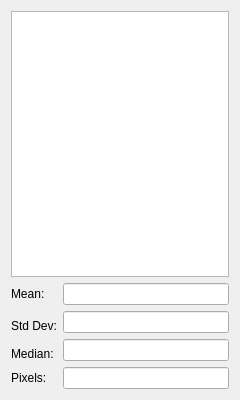
<?xml version="1.0" encoding="UTF-8"?>
<ui version="4.0">
 <class>HistgramWidget</class>
 <widget class="QWidget" name="HistgramWidget">
  <property name="geometry">
   <rect>
    <x>0</x>
    <y>0</y>
    <width>240</width>
    <height>400</height>
   </rect>
  </property>
  <property name="windowTitle">
   <string>Form</string>
  </property>
  <layout class="QGridLayout" name="gridLayout">
   <item row="0" column="0" colspan="2">
    <widget class="QChartView" name="chartView">
     <property name="verticalScrollBarPolicy">
      <enum>Qt::ScrollBarAlwaysOff</enum>
     </property>
     <property name="horizontalScrollBarPolicy">
      <enum>Qt::ScrollBarAlwaysOff</enum>
     </property>
     <property name="renderHints">
      <set>QPainter::Antialiasing</set>
     </property>
    </widget>
   </item>
   <item row="1" column="0">
    <widget class="QLabel" name="labelMean">
     <property name="text">
      <string>Mean:</string>
     </property>
    </widget>
   </item>
   <item row="1" column="1">
    <widget class="QLineEdit" name="editMean">
     <property name="alignment">
      <set>Qt::AlignRight|Qt::AlignTrailing|Qt::AlignVCenter</set>
     </property>
     <property name="readOnly">
      <bool>true</bool>
     </property>
    </widget>
   </item>
   <item row="2" column="0" rowspan="2">
    <widget class="QLabel" name="labelStdDev">
     <property name="text">
      <string>Std Dev:</string>
     </property>
    </widget>
   </item>
   <item row="2" column="1">
    <widget class="QLineEdit" name="editStdDev">
     <property name="alignment">
      <set>Qt::AlignRight|Qt::AlignTrailing|Qt::AlignVCenter</set>
     </property>
     <property name="readOnly">
      <bool>true</bool>
     </property>
    </widget>
   </item>
   <item row="3" column="1" rowspan="2">
    <widget class="QLineEdit" name="editMedian">
     <property name="alignment">
      <set>Qt::AlignRight|Qt::AlignTrailing|Qt::AlignVCenter</set>
     </property>
     <property name="readOnly">
      <bool>true</bool>
     </property>
    </widget>
   </item>
   <item row="4" column="0">
    <widget class="QLabel" name="labelMedian">
     <property name="text">
      <string>Median:</string>
     </property>
    </widget>
   </item>
   <item row="5" column="0">
    <widget class="QLabel" name="labelPixels">
     <property name="text">
      <string>Pixels:</string>
     </property>
    </widget>
   </item>
   <item row="5" column="1">
    <widget class="QLineEdit" name="editPixels">
     <property name="alignment">
      <set>Qt::AlignRight|Qt::AlignTrailing|Qt::AlignVCenter</set>
     </property>
     <property name="readOnly">
      <bool>true</bool>
     </property>
    </widget>
   </item>
  </layout>
 </widget>
 <customwidgets>
  <customwidget>
   <class>QChartView</class>
   <extends>QGraphicsView</extends>
   <header>QtCharts</header>
  </customwidget>
 </customwidgets>
 <resources/>
 <connections/>
</ui>
